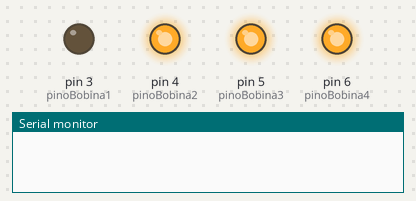
Simulated run of this sketch. Board: Arduino Uno, built with avr-gcc and run on an emulated ATmega328P. Parts: output pins drawn as LEDs (lit = HIGH), the last lines printed to the serial monitor.

Above: at 0.05 s.
At 0.42 s:
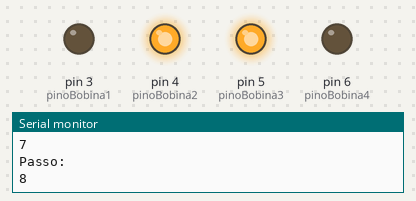
At 0.77 s:
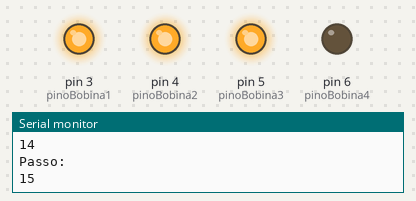
At 1.48 s:
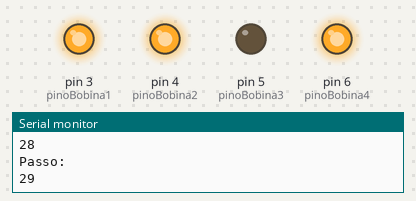
At 2.18 s:
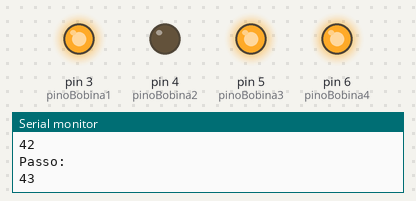
At 2.93 s:
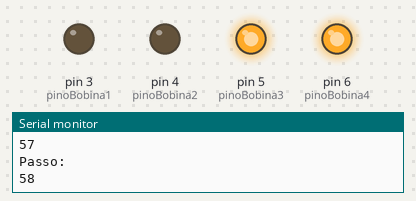
Timing chart, 0 to 3.2 s (numbered marks = the images above):
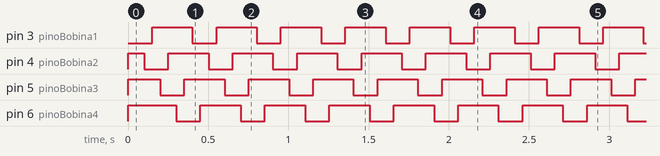

The sketch:

Motor_Passo.ino
```cpp
// Código para controlar motor de passo sem usar biblioteca
// Arduino Uno

# define pinoBobina1 3 // Essa linha apelida pino 3 como "pinoBobina1"
# define pinoBobina2 4 // idem
# define pinoBobina3 5 // idem
# define pinoBobina4 6 // idem

int intervaloEntreBobinasMs=50; // declaração global de variável do tipo inteira

void setup() {
  Serial.begin(115200);            // iniciando a comunicação serial da porta USB 115200 bits por seg
  pinMode(pinoBobina1, OUTPUT);    // define o comportamento do respectivo pino. Nesse caso, saída
  pinMode(pinoBobina2, OUTPUT);
  pinMode(pinoBobina3, OUTPUT);
  pinMode(pinoBobina4, OUTPUT);
  digitalWrite(pinoBobina1, HIGH); // aqui estamos iniciando o motor no desligado (HIGH = desligado, LOW = ligado)
  digitalWrite(pinoBobina2, HIGH);
  digitalWrite(pinoBobina3, HIGH);
  digitalWrite(pinoBobina4, HIGH);
}

void loop() {
  for (int i = 0; i < 4096;) { // Essa rotina faz um giro de 360° no eixo do motor.
    // Quantas iterações ter para girar 360°?
    // Primeiro, descubra o passo do motor. Para o motor azul, passo: 5,625° além de possuir uma caixa de redução de 1/64.
    // Portanto, o passo final: 5,625/64 = 0,08789°.
    // Considerando que vamos energizar as bobinas no modo half-step (vai parar entre bobinas).
    // Então: 0,08789° (passo half-step)
    // então, quantos passos full-step são necessários para 360°?
    // N = 360 / 0,08789 = 4096
    // *i++ é o mesmo que i=i+1

    // Para ter um torque elevado, acionamos duas bobinas por ciclo

    digitalWrite(pinoBobina1, LOW);
    delay(intervaloEntreBobinasMs);
    i++;
    Serial.println("Passo:");
    Serial.println(i);
    digitalWrite(pinoBobina4, HIGH);
    delay(intervaloEntreBobinasMs);
    i++;
    Serial.println("Passo:");
    Serial.println(i);
    digitalWrite(pinoBobina2, LOW);
    delay(intervaloEntreBobinasMs);
    i++;
    Serial.println("Passo:");
    Serial.println(i);
    digitalWrite(pinoBobina1, HIGH);
    delay(intervaloEntreBobinasMs);
    i++;
    Serial.println("Passo:");
    Serial.println(i);
    digitalWrite(pinoBobina3, LOW);
    delay(intervaloEntreBobinasMs);
    i++;
    Serial.println("Passo:");
    Serial.println(i);
    digitalWrite(pinoBobina2, HIGH);
    delay(intervaloEntreBobinasMs);
    i++;
    Serial.println("Passo:");
    Serial.println(i);
    digitalWrite(pinoBobina4, LOW);
    delay(intervaloEntreBobinasMs);
    i++;
    Serial.println("Passo:");
    Serial.println(i);
    digitalWrite(pinoBobina3, HIGH);
    delay(intervaloEntreBobinasMs);
    i++;
    Serial.println("Passo:");
    Serial.println(i);
  }
  delay(1000); // Quando der 360° ele para por 1 segundo (1000 ms = 1 s).
}
```

Measured:
- by itself, pin 3 (pinoBobina1), pin 4 (pinoBobina2), pin 5 (pinoBobina3), pin 6 (pinoBobina4): alternates HIGH for 0.25 s and LOW for 0.15 s
- by itself, everything shown: repeats every 0.40 s, in 8 steps
